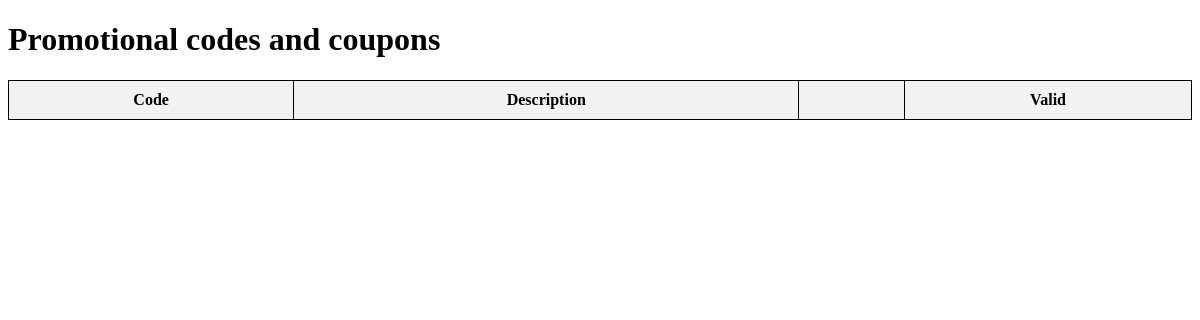
Before: /coupon/ with the older database file.
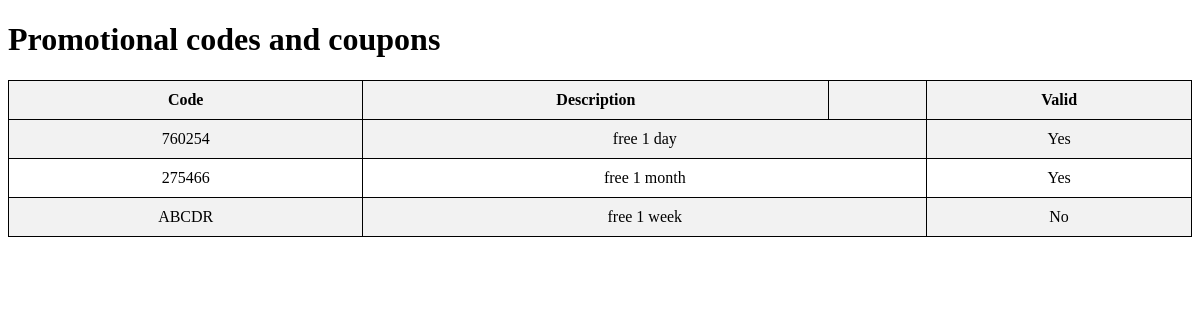
After: the same page with the newer database file.
### coupon/models.py (models this page shows, shortened)
class Coupon(models.Model):
    code = models.CharField(max_length=20, unique=True)
    description = models.TextField()
    is_active = models.BooleanField(default=True)

### coupon/views.py (the view)
# urls.py: path('', views.coupon_list, name='home'),
def coupon_list(request):
    active_coupons = Coupon.objects.all()
    context = {'coupons_true': active_coupons.filter(is_active=True),
               'coupons_false': active_coupons.filter(is_active=False)}
    return render(request, 'coupon.html', context)

### coupon/templates/coupon.html (shortened to what this page needs)
<!DOCTYPE html>
<html>
<head>
<link rel="stylesheet" type="text/css" href="/static/css/coupons.css">
</head>
<body>
    <h1>Promotional codes and coupons</h1>
    <table class="promotional-table">
        <tr>
            <th>Code</th>
            <th>Description</th>
            <th></th>
            <th>Valid</th>
        </tr>
        {% for coupon in coupons_true %}
        <tr>
            <td>{{ coupon.code }}</td>
            <td colspan="2">{{ coupon.description }}</td>
            <td>Yes</td>
        </tr>
        {% endfor %}
        {% for coupon in coupons_false %}
        <tr>
            <td>{{ coupon.code }}</td>
            <td colspan="2">{{ coupon.description }}</td>
            <td>No</td>
        </tr>
        {% endfor %}
    </table>
</body>
</html>

Changed rows visible on the page:
added Coupon: code "760254", description "free 1 day", shown under "Promotional codes and coupons"
added Coupon: code "275466", description "free 1 month", shown under "Promotional codes and coupons"
added Coupon: code "ABCDR", description "free 1 week"
